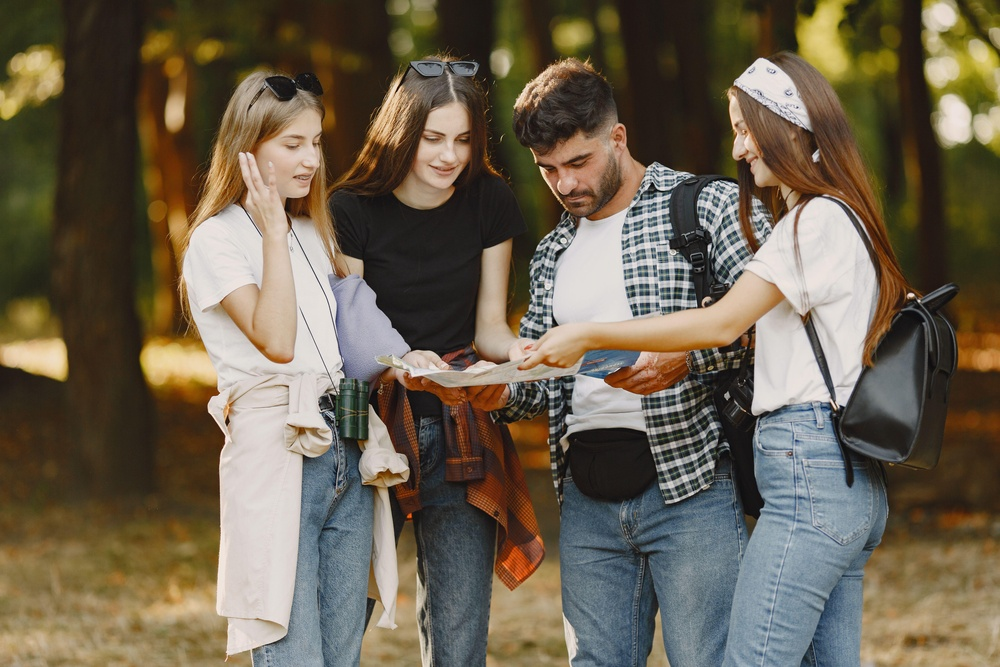
#> input picture Day38/sample_input_images/test-img.jpg, 1000 x 667 px, shrunk from 5760 x 3840 before the run; its folder holds only this picture in this run
$ python batch_segmentation.py
#> lines starting #> are read from the running program, lines starting #| are printed output that depends on the picture; after the words box and inside, x2 and y2 are one past the last pixel; in counts of white or black regions, pixels touching at a corner belong together
### Day38/segmentation.py
from __future__ import annotations

import cv2
import numpy as np

METHODS = ["Binary", "Adaptive", "Otsu"]


def _gray(image: np.ndarray) -> np.ndarray:
    if image is None or not isinstance(image, np.ndarray):
        raise ValueError("image must be a NumPy array")
    if image.ndim == 2:
        return image
    if image.ndim == 3 and image.shape[2] in (3, 4):
        return cv2.cvtColor(image[:, :, :3], cv2.COLOR_BGR2GRAY)
    raise ValueError("Expected grayscale/BGR/BGRA image")


def _odd(value: int) -> int:
    value = max(3, int(value))
    return value if value % 2 else value + 1


def binary_threshold(image, threshold: int = 127) -> np.ndarray:
    gray = _gray(image)
    _, result = cv2.threshold(gray, int(threshold), 255, cv2.THRESH_BINARY)
    return result


def adaptive_threshold(
    image,
    block_size: int = 11,
    c_value: int = 2,
) -> np.ndarray:
    gray = _gray(image)
    return cv2.adaptiveThreshold(
        gray,
        255,
        cv2.ADAPTIVE_THRESH_GAUSSIAN_C,
        cv2.THRESH_BINARY,
        _odd(block_size),
        int(c_value),
    )


def otsu_threshold(image) -> np.ndarray:
    gray = _gray(image)
    _, result = cv2.threshold(
        gray,
        0,
        255,
        cv2.THRESH_BINARY + cv2.THRESH_OTSU,
    )
    return result


def segment_image(
    image,
    method: str,
    *,
    threshold: int = 127,
    block_size: int = 11,
    c_value: int = 2,
) -> np.ndarray:
    method = method.strip().title()
    if method == "Binary":
        return binary_threshold(image, threshold)
    if method == "Adaptive":
        return adaptive_threshold(image, block_size, c_value)
    if method == "Otsu":
        return otsu_threshold(image)
    raise ValueError(f"Unknown method: {method}")

### Day38/coding_practice/batch_segmentation.py
from __future__ import annotations

import argparse
from pathlib import Path

import cv2

from segmentation import METHODS, segment_image


IMAGE_EXTENSIONS = {".png", ".jpg", ".jpeg", ".webp", ".bmp"}


def main() -> None:
    parser = argparse.ArgumentParser(
        description="Apply Binary, Adaptive and Otsu segmentation to every image in a folder."
    )
    parser.add_argument("--input-dir", default="sample_input_images")
    parser.add_argument("--output-dir", default="outputs/segmentation")
    parser.add_argument("--threshold", type=int, default=127)
    parser.add_argument("--block-size", type=int, default=11)
    parser.add_argument("--c", type=int, default=2)
    args = parser.parse_args()

    input_dir = Path(args.input_dir)
    output_dir = Path(args.output_dir)
    output_dir.mkdir(parents=True, exist_ok=True)

    images = sorted(
        p for p in input_dir.iterdir()
        if p.suffix.lower() in IMAGE_EXTENSIONS
    )

    if not images:
        print(f"No images found in {input_dir}")
        return

    for image_path in images:
        image = cv2.imread(str(image_path))
#> image is the input picture: shape (667, 1000, 3); mean B, G, R 80, 98.2, 109.1
        if image is None:
            print(f"Skipping unreadable image: {image_path}")
            continue

        for method in METHODS:
            result = segment_image(
                image,
                method,
                threshold=args.threshold,
                block_size=args.block_size,
                c_value=args.c,
            )
            output_path = output_dir / f"{image_path.stem}_{method.lower()}.png"
            cv2.imwrite(str(output_path), result)
            print(f"{image_path.name} | {method} -> {output_path}")
#> this loop made 3 passes
#> pass 1, in binary_threshold, `gray = _gray(image)`:
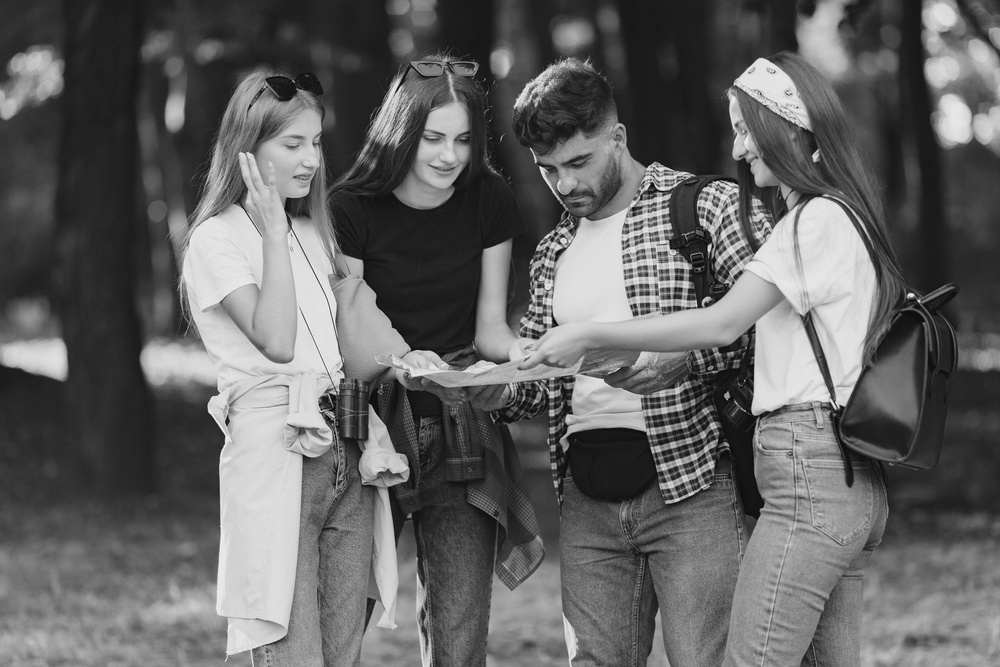
#> gray: shape (667, 1000); min 1, max 245, mean 99.4
#> pass 1, in binary_threshold, `_, result = cv2.threshold(gray, int(threshold), 255, cv2.THRESH_BINARY)`:
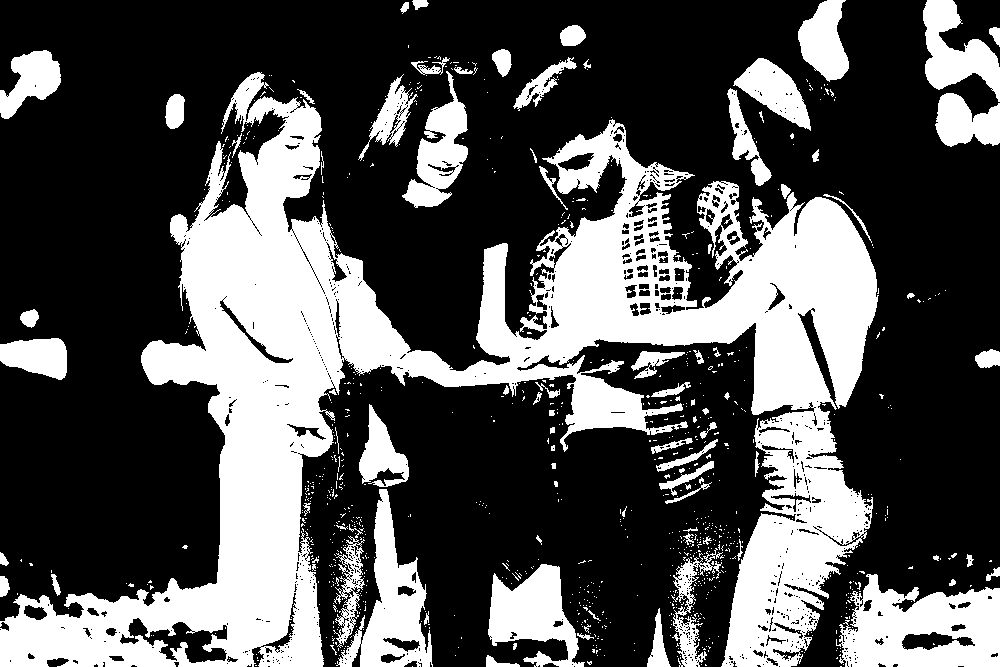
#> result: shape (667, 1000); 32.7% white; 921 white regions (831 under 20 px), largest, box (x1, y1, x2, y2) and area: (0, 72, 879, 667) 156534, (836, 574, 1000, 667) 10287, (336, 489, 433, 667) 6680
#> pass 2, in main, `result = segment_image( image, method, threshold=args.threshold, block..`:
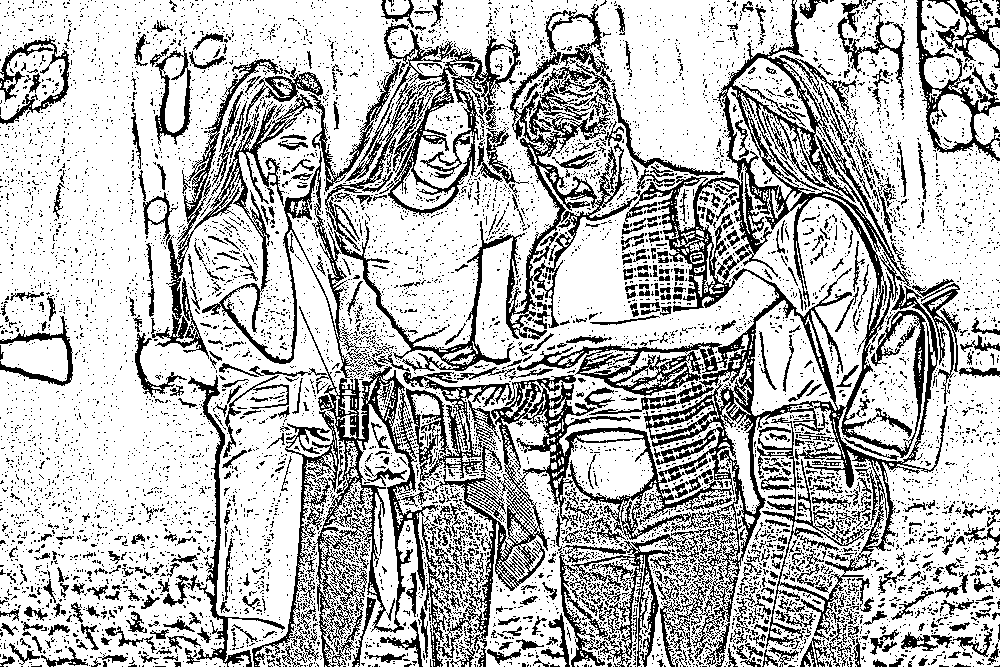
#> result: shape (667, 1000); 73.2% white; black in thin lines or dots
#> pass 3, in otsu_threshold, `_, result = cv2.threshold( gray, 0, 255, cv2.THRESH_BINARY + cv2.THRES..`:
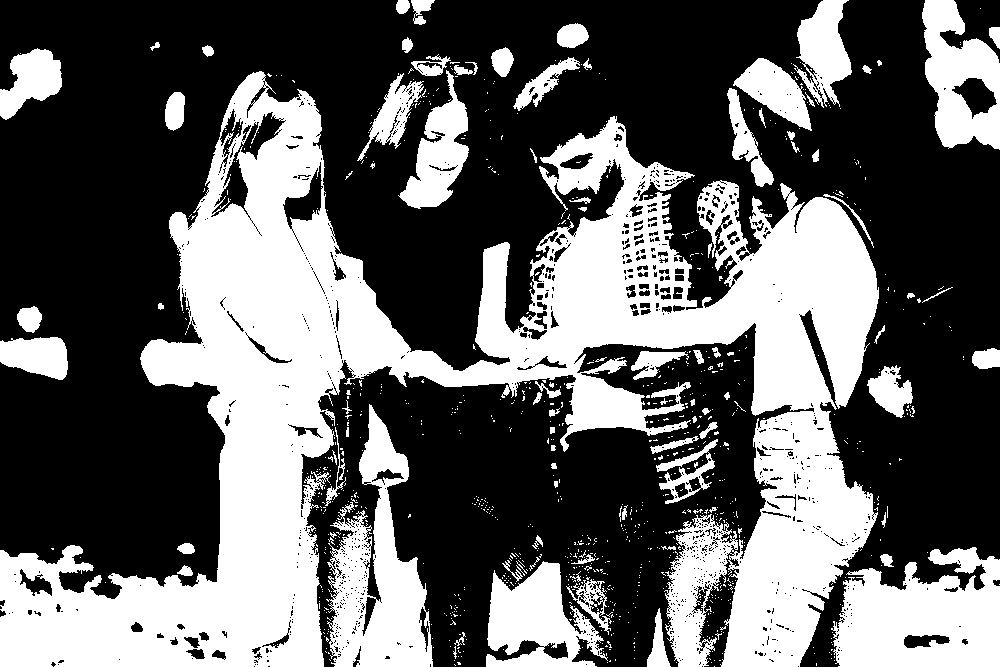
#> result: shape (667, 1000); 38.6% white; 931 white regions (844 under 20 px), largest, box (x1, y1, x2, y2) and area: (0, 71, 879, 667) 180662, (831, 547, 1000, 667) 14781, (326, 404, 433, 667) 13646


if __name__ == "__main__":
    main()
